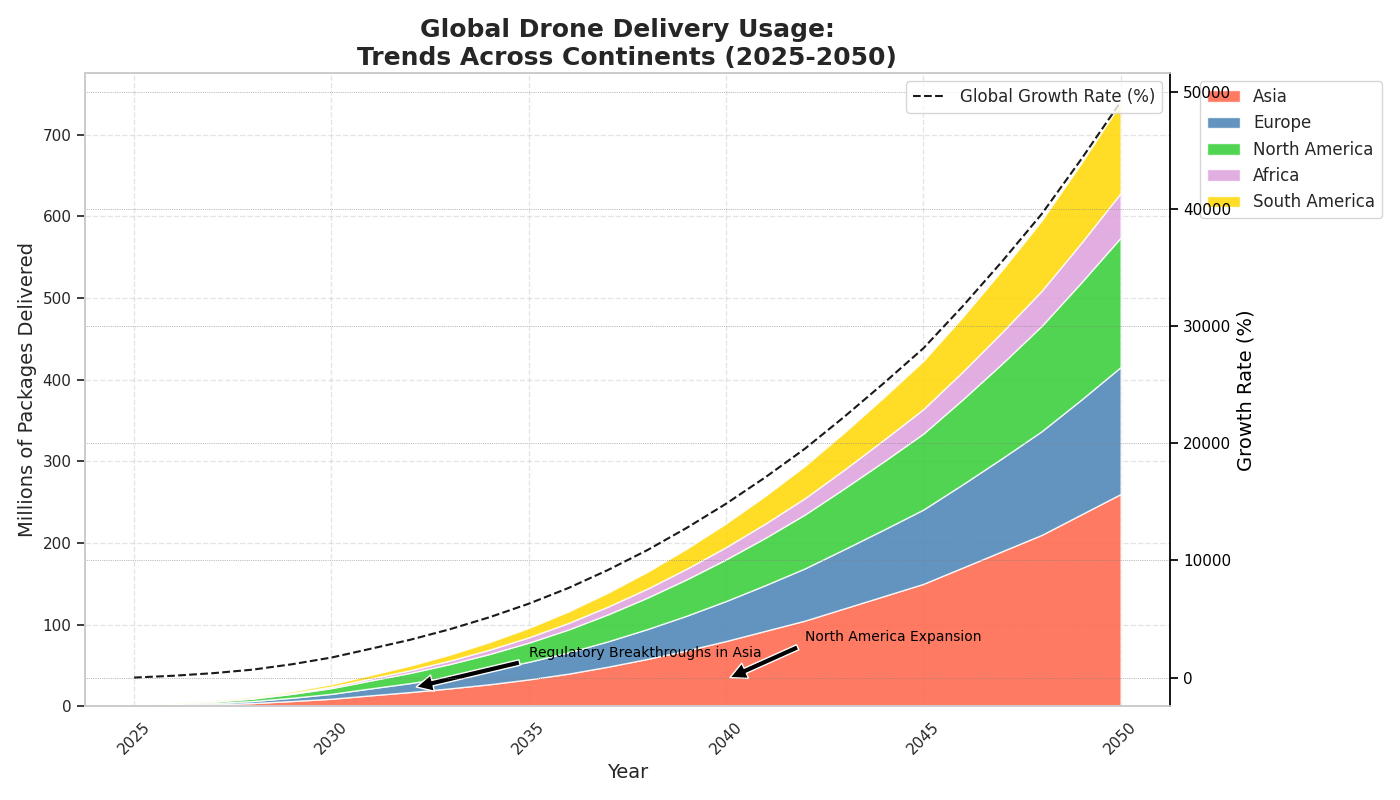

The Python source for this figure:
import matplotlib.pyplot as plt
import numpy as np
from matplotlib.patches import Patch

years = np.arange(2025, 2051)

asia = np.array([0.5, 1.2, 2.5, 4.0, 6.5, 9.3, 13.5, 17.5, 22.0, 27.0, 33.0, 40.0, 48.5, 58.0, 68.5, 80.0, 92.5, 105.0, 120.0, 135.0, 150.0, 170.0, 190.0, 210.0, 235.0, 260.0])
europe = np.array([0.3, 0.8, 1.5, 2.5, 4.0, 6.0, 8.5, 11.0, 14.0, 17.5, 21.5, 26.0, 31.0, 36.5, 42.5, 49.0, 56.0, 64.0, 72.5, 81.5, 91.0, 102.0, 114.0, 127.0, 140.5, 155.5])
north_america = np.array([0.4, 1.0, 1.8, 3.0, 4.8, 7.0, 9.7, 12.5, 15.8, 19.5, 23.5, 28.0, 33.0, 38.5, 44.5, 51.0, 58.0, 66.0, 74.5, 83.5, 93.0, 104.0, 116.0, 129.0, 143.5, 158.5])
africa = np.array([0.1, 0.3, 0.5, 0.8, 1.2, 1.8, 2.5, 3.3, 4.2, 5.3, 6.5, 8.0, 9.5, 11.0, 13.0, 15.0, 17.5, 20.0, 23.0, 26.5, 30.0, 34.0, 38.5, 43.0, 48.5, 54.5])
south_america = np.array([0.2, 0.5, 0.8, 1.3, 2.0, 3.0, 4.2, 5.6, 7.3, 9.3, 11.5, 14.0, 17.0, 20.5, 24.5, 29.0, 34.0, 39.5, 45.5, 52.0, 59.0, 67.0, 76.0, 86.0, 97.5, 110.0])

fig, ax1 = plt.subplots(figsize=(14, 8))

new_colors = ['#ff6347', '#4682b4', '#32cd32', '#dda0dd', '#ffd700']  # New set of colors

ax1.stackplot(years, asia, europe, north_america, africa, south_america, labels=['Asia', 'Europe', 'North America', 'Africa', 'South America'], colors=new_colors, alpha=0.85)

ax1.set_title("Global Drone Delivery Usage:\nTrends Across Continents (2025-2050)", fontsize=18, fontweight='bold')
ax1.set_xlabel('Year', fontsize=14)
ax1.set_ylabel('Millions of Packages Delivered', fontsize=14)
ax1.legend(loc='upper left', fontsize=12, bbox_to_anchor=(1.02, 1))
ax1.grid(True, linestyle='--', alpha=0.5)

ax1.set_xticks(np.arange(2025, 2051, 5))
ax1.tick_params(axis='x', rotation=45)

ax1.annotate('Regulatory Breakthroughs in Asia', xy=(2032, 22), xytext=(2035, 60),
             arrowprops=dict(facecolor='black', shrink=0.05), fontsize=10, color='black')
ax1.annotate('North America Expansion', xy=(2040, 33), xytext=(2042, 80),
             arrowprops=dict(facecolor='black', shrink=0.05), fontsize=10, color='black')

ax2 = ax1.twinx()
growth_rate = ((asia + europe + north_america + africa + south_america) /
               (asia[0] + europe[0] + north_america[0] + africa[0] + south_america[0]) - 1) * 100
ax2.plot(years, growth_rate, 'k--', label='Global Growth Rate (%)')
ax2.set_ylabel('Growth Rate (%)', fontsize=14)
ax2.yaxis.label.set_color('black')
ax2.spines['right'].set_color('black')
ax2.tick_params(axis='y', colors='black')
ax2.legend(loc='upper right', fontsize=12)

plt.grid(which='both', linestyle=':', linewidth='0.5', color='gray')
plt.tight_layout()

plt.show()
